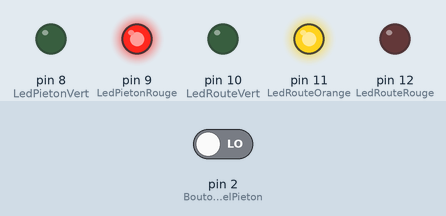
Recording of a sketch running on a simulated Arduino Uno, built with avr-gcc and run on an emulated ATmega328P. On the bench: output pins drawn as LEDs (lit = HIGH). The test bench sets the inputs (shaded band); at power-on: pin 2 (BoutonAppelPieton) LOW.

Above: at 0.5 s.
At 2.5 s:
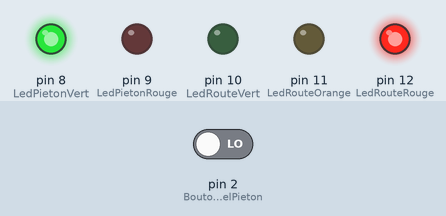
At 5.5 s:
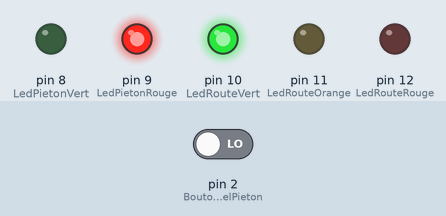
Timing chart, 0 to 9.1 s (numbered marks = the images above):
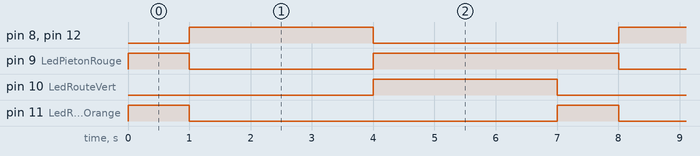

Measured:
- by itself, pin 8 (LedPietonVert), pin 10 (LedRouteVert), pin 12 (LedRouteRouge): alternates HIGH for 3.0 s and LOW for 4.0 s
- by itself, pin 9 (LedPietonRouge): repeats every 7.0 s: LOW 3.0 s, HIGH 4.0 s
- by itself, pin 11 (LedRouteOrange): alternates HIGH for 1.0 s and LOW for 6.0 s

The sketch:

Correction.ino
```cpp
// constantes globales
const int LedRouteVert = 10; // Défini la broche pour le route vert
const int LedRouteOrange = 11; // Défini la broche pour le route orange
const int LedRouteRouge = 12; // Défini la broche pour le route orange
const int LedPietonVert = 8; // Défini la broche pour le piéton vert
const int LedPietonRouge = 9; // Défini la broche pour le piéton orange
const int BoutonAppelPieton = 2; // Défini la broche pour le bouton appel piéton
const int UneSeconde = 1000; // défini la durée d'une seconde
const int AttenteStandardFeuOrange = 1 * UneSeconde; // défini la durée d'attente standard du feu de route orange
const int AttenteStandardFeuRouge = 3 * UneSeconde; // défini la durée d'attente standard du feu de route rouge
const int AttenteStandardFeuVert = 3 * UneSeconde; // défini la durée d'attente standard du feu de route vert
const int AttenteLongueFeuRouge = 5 * UneSeconde; // défini la durée d'attente longue du feu de route rouge
// variables globales
int DureeFeuRouge = AttenteStandardFeuRouge; // défini la durée du feu rouge
int EtatBoutonBoutonAppelPieton = LOW; // l'état courant du bouton appel piéton

void setup() { // Init en sortie
        pinMode(LedRouteVert, OUTPUT); // défini en sortie le route vert
        pinMode(LedRouteOrange, OUTPUT); // défini en sortie le route orange
        pinMode(LedRouteRouge, OUTPUT); // défini en sortie le route rouge
        pinMode(LedPietonVert, OUTPUT); // défini en sortie le piéton vert
        pinMode(LedPietonRouge, OUTPUT); // défini en sortie le piéton rouge
// init en entrée
        pinMode(BoutonAppelPieton, INPUT); // Défini en entrée le bouton appel piéton
} // void setup()
void loop() { // La boucle
        FeuRouteOrange();// effectue toutes les opérations pour que le feu pour les voitures soit orange
        FeuRouteRouge(DureeFeuRouge);// effectue toutes les opérations pour que le feu pour les voitures soit rouge
        FeuRouteVert();// effectue toutes les opérations pour que le feu pour les voitures soit vert
} // La boucle
void FeuRouteVert() { // effectue toutes les opérations pour que le feu pour les voitures soit vert
        digitalWrite(LedPietonVert, LOW); // éteint le piéton vert
        digitalWrite(LedPietonRouge, HIGH); // allume le piéton rouge
        digitalWrite(LedRouteOrange, LOW); // éteint le route orange
        digitalWrite(LedRouteRouge, LOW); // éteint le route rouge
        digitalWrite(LedRouteVert, HIGH); // allume le route vert
        AttenteFeuRouteVert();
} // void FeuRouteVert()
void FeuRouteOrange() {// effectue toutes les opérations pour que le feu pour les voitures soit orange
        digitalWrite(LedPietonRouge, HIGH); // allume le piéton rouge
        digitalWrite(LedPietonVert, LOW); // éteint le piéton vert
        digitalWrite(LedRouteRouge, LOW); // éteint le route rouge
        digitalWrite(LedRouteOrange, HIGH); // allume le route orange
        digitalWrite(LedRouteVert, LOW); // éteint le route vert
        delay(AttenteStandardFeuOrange); // attente 1 seconde
} // void FeuRouteOrange()
void FeuRouteRouge(int MaDuree) { // effectue toutes les opérations pour que le feu pour les voitures soit rouge
        digitalWrite(LedRouteRouge, HIGH); // allume le route rouge
        digitalWrite(LedRouteOrange, LOW); // éteint le route orange
        digitalWrite(LedRouteVert, LOW); // éteint le route vert
        digitalWrite(LedPietonRouge, LOW); // éteint le piéton rouge
        digitalWrite(LedPietonVert, HIGH); // allume le piéton vert
        delay(MaDuree); // attente MaDuree en secondes
} // void FeuRouteRouge(int MaDuree)
void AttenteFeuRouteVert() { // Attends sauf si appui boutton
        int CompteurBoutonAppelPieton = 0; // un compteur d'impulsion du bouton appel piéton
        int IncrementAttente = 10; // pas d'incrément
        DureeFeuRouge = AttenteStandardFeuRouge; // défini la durée du feu rouge
        EtatBoutonBoutonAppelPieton = LOW; // Remet l'état courant du bouton appel piéton
        while (CompteurBoutonAppelPieton<AttenteStandardFeuVert) { // Tant que pas temps du feu vert ni du bouton appel piéton
                delay(IncrementAttente); // attente
                EtatBoutonBoutonAppelPieton = digitalRead(BoutonAppelPieton); // Lit le bouton
                if (EtatBoutonBoutonAppelPieton == HIGH) // Test si le bouton appel piéton a été sollicité
                { // Appel pieton on sort
                        DureeFeuRouge = AttenteLongueFeuRouge; // la durée est mise à attente longue
// L'information n'étant pas précisée, donc on suppose qu'à l'appui du bouton le vert s'éteind de suite.
                        CompteurBoutonAppelPieton = AttenteStandardFeuVert; // Met au maxi pour sortir
                } // Appel pieton on sort
                CompteurBoutonAppelPieton = CompteurBoutonAppelPieton + IncrementAttente;
        } // while (CompteurBoutonAppelPieton<AttenteStandardFeuVert)
} // Tant que pas temps du feu vert ni du bouton appel piéton
```
